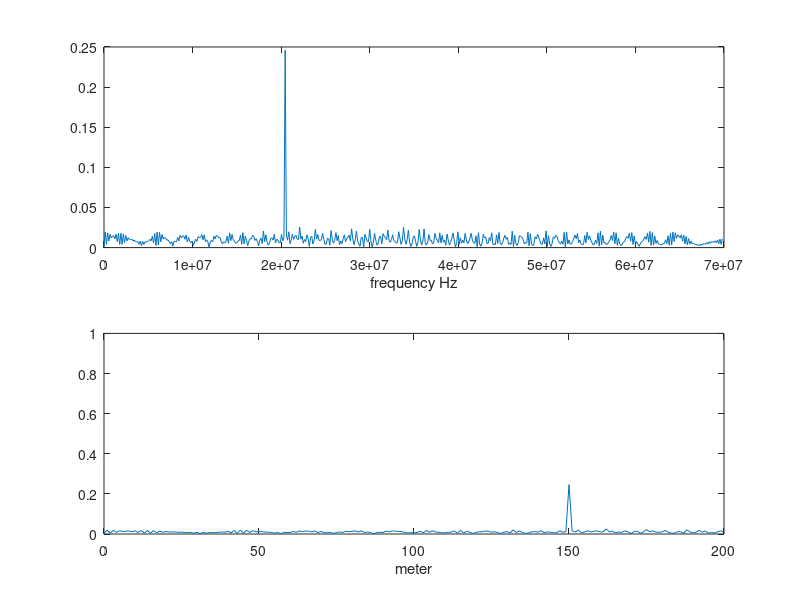
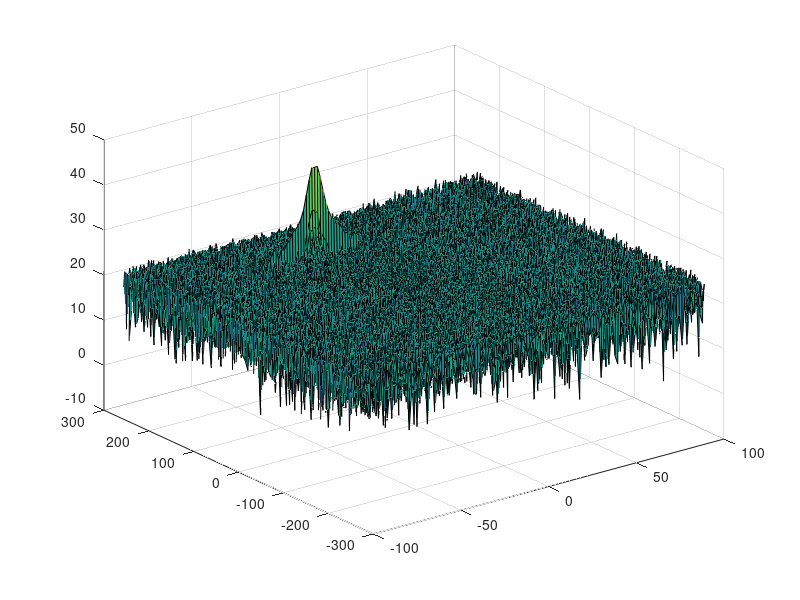

Write the MATLAB code that produced these figures, in order. (Note: this script raises an error after producing the figures.)
clear all;
close all;
clc;

%% Radar Specifications 
%%%%%%%%%%%%%%%%%%%%%%%%%%%
% Frequency of operation = 77GHz
% Max Range = 200m
% Range Resolution = 1 m
% Max Velocity = 100 m/s
%%%%%%%%%%%%%%%%%%%%%%%%%%%
Rmax = 200;
Rres = 1;
Vmax = 100;

%speed of light = 3e8
%% User Defined Range and Velocity of target
% *%TODO* :
% define the target's initial position and velocity. Note : Velocity
% remains contant

initPos = 150; %m  
Vel = -20; %m/s
c = 3e8;  %light speed


%% FMCW Waveform Generation

% *%TODO* :
%Design the FMCW waveform by giving the specs of each of its parameters.
% Calculate the Bandwidth (B), Chirp Time (Tchirp) and Slope (slope) of the FMCW
% chirp using the requirements above.
% Bsweep = C/2/d_res = c/2/1m;
Bs = c/2/Rres;
Tchirp = 5.5*2*Rmax/c;
slope = Bs/Tchirp;

%Operating carrier frequency of Radar 
fc= 77e9;             %carrier freq

                                                          
%The number of chirps in one sequence. Its ideal to have 2^ value for the ease of running the FFT
%for Doppler Estimation. 
Nd=128;                   % #of doppler cells OR #of sent periods % number of chirps

%The number of samples on each chirp. 
Nr=1024;                  %for length of time OR # of range cells

% Timestamp for running the displacement scenario for every sample on each
% chirp
t=linspace(0,Nd*Tchirp,Nr*Nd); %total time for samples


%Creating the vectors for Tx, Rx and Mix based on the total samples input.
Tx=zeros(1,length(t)); %transmitted signal
Rx=zeros(1,length(t)); %received signal
Mix = zeros(1,length(t)); %beat signal

%Similar vectors for range_covered and time delay.
r_t=zeros(1,length(t));
td=zeros(1,length(t));


%% Signal generation and Moving Target simulation
% Running the radar scenario over the time. 

for i=1:length(t)         
    
    
    % *%TODO* :
    %For each time stamp update the Range of the Target for constant velocity. 
    r_t(i) = initPos + Vel*t(i);
    td(i) = 2*r_t(i)/c;
    
    % *%TODO* :
    %For each time sample we need update the transmitted and
    %received signal. 
    Tx(i) = cos(2*pi*(fc*t(i)+slope*(t(i)^2)*0.5));
    delay = t(i)-td(i);
    Rx(i) = cos(2*pi*(fc*delay+slope*(delay^2)*0.5));
    
    % *%TODO* :
    %Now by mixing the Transmit and Receive generate the beat signal
    %This is done by element wise matrix multiplication of Transmit and
    %Receiver Signal
    Mix(i) = Tx(i)*Rx(i);
    
end

%% RANGE MEASUREMENT


 % *%TODO* :
%reshape the vector into Nr*Nd array. Nr and Nd here would also define the size of
%Range and Doppler FFT respectively.
newMix = reshape(Mix,[Nr,Nd]);

 % *%TODO* :
%run the FFT on the beat signal along the range bins dimension (Nr) and
%normalize.
range_fft = fft(newMix)/Nr;

 % *%TODO* :
% Take the absolute value of FFT output
range_fft = abs(range_fft);

 % *%TODO* :
% Output of FFT is double sided signal, but we are interested in only one side of the spectrum.
% Hence we throw out half of the samples.
range_fft = range_fft(1:Nr/2+1,1);

%plotting the range
figure ('Name','Range from First FFT')
subplot(2,1,1)
f = (0:Nr/2)/Tchirp;
plot(f, range_fft);
xlabel('frequency Hz');

 % *%TODO* :
 % plot FFT output 
subplot(2,1,2)
R = (c*Tchirp*f)/(2*Bs);
plot(R, range_fft);
axis ([0 200 0 1]);
xlabel('meter');

%% RANGE DOPPLER RESPONSE
% The 2D FFT implementation is already provided here. This will run a 2DFFT
% on the mixed signal (beat signal) output and generate a range doppler
% map.You will implement CFAR on the generated RDM


% Range Doppler Map Generation.

% The output of the 2D FFT is an image that has reponse in the range and
% doppler FFT bins. So, it is important to convert the axis from bin sizes
% to range and doppler based on their Max values.

Mix=reshape(Mix,[Nr,Nd]);

% 2D FFT using the FFT size for both dimensions.
sig_fft2 = fft2(Mix,Nr,Nd);

% Taking just one side of signal from Range dimension.
sig_fft2 = sig_fft2(1:Nr/2,1:Nd);
sig_fft2 = fftshift (sig_fft2);
RDM = abs(sig_fft2);
% RDM = 10*log10(RDM);
RDM = pow2db(RDM);

%use the surf function to plot the output of 2DFFT and to show axis in both
%dimensions
doppler_axis = linspace(-100,100,Nd);
range_axis = linspace(-200,200,Nr/2)*((Nr/2)/400);
figure(2),surf(doppler_axis,range_axis,RDM);

%% CFAR implementation

%Slide Window through the complete Range Doppler Map

% *%TODO* :
%Select the number of Training Cells in both the dimensions.
Tr = 12;
Td = 6;
% *%TODO* :
%Select the number of Guard Cells in both dimensions around the Cell under 
%test (CUT) for accurate estimation
Gr = 6;
Gd = 3;
% *%TODO* :
% offset the threshold by SNR value in dB
offset = 7.0;

% *%TODO* :
%Create a vector to store noise_level for each iteration on training cells
noise_level = zeros(1,1);


% *%TODO* :
%design a loop such that it slides the CUT across range doppler map by
%giving margins at the edges for Training and Guard Cells.
%For every iteration sum the signal level within all the training
%cells. To sum convert the value from logarithmic to linear using db2pow
%function. Average the summed values for all of the training
%cells used. After averaging convert it back to logarithimic using pow2db.
%Further add the offset to it to determine the threshold. Next, compare the
%signal under CUT with this threshold. If the CUT level > threshold assign
%it a value of 1, else equate it to 0.


   % Use RDM[x,y] as the matrix from the output of 2D FFT for implementing
   % CFAR
num_trainCell = (2*Tr+2*Gr+1)*(2*Td+2*Gd+1) - (2*Gr+1)*(2*Gd+1);

% create signal_CFAR to store final results
signal_CFAR = zeros(Nr/2,Nd);

% create threshold to store generated threshold
threshold = zeros(Nr/2,Nd);

for i = Tr+Gr+1:Nr/2-(Tr+Gr)
    for j = Td+Gd+1:Nd-(Td+Gd)
        
        % extract RDM of total cell
        % extract RDM of guard cell
        % calculate sum of RDM of train cell
        % calculate average noise_level(threshold)+offset
        % transfer threshold from db back to pow
        RDM_total = db2pow(RDM(i-Tr-Gr:i+Tr+Gr, j-Td-Gd:j+Td+Gd));
        RDM_guard = db2pow(RDM(i-Gr:i+Gr, j-Gd:j+Gd));
        noise_level = sum(RDM_total, 'all')-sum(RDM_guard,'all');
        thresh = pow2db(noise_level/num_trainCell)+offset;
%         thresh = db2pow(thresh);
        
        % update threhsold matrix
        threshold(i,j) = thresh;
        
        % extract signal from RDM and transfer the signal point from db to
        % pow
%         signal = db2pow(RDM(i,j));
        signal = RDM(i,j);
        if (signal>thresh)
            signal_CFAR(i,j) = 1;
        else
            signal_CFAR(i,j) = 0;
        end
    end
end

% *%TODO* :
% The process above will generate a thresholded block, which is smaller 
%than the Range Doppler Map as the CUT cannot be located at the edges of
%matrix. Hence,few cells will not be thresholded. To keep the map size same
% set those values to 0. 
 


% *%TODO* :
%display the CFAR output using the Surf function like we did for Range
%Doppler Response output.
figure,surf(doppler_axis,range_axis,signal_CFAR);
% hold on, surf(doppler_axis,range_axis,db2pow(RDM)/(max(max(db2pow(RDM)))));
% hold on, surf(doppler_axis,range_axis,threshold);
colorbar;

